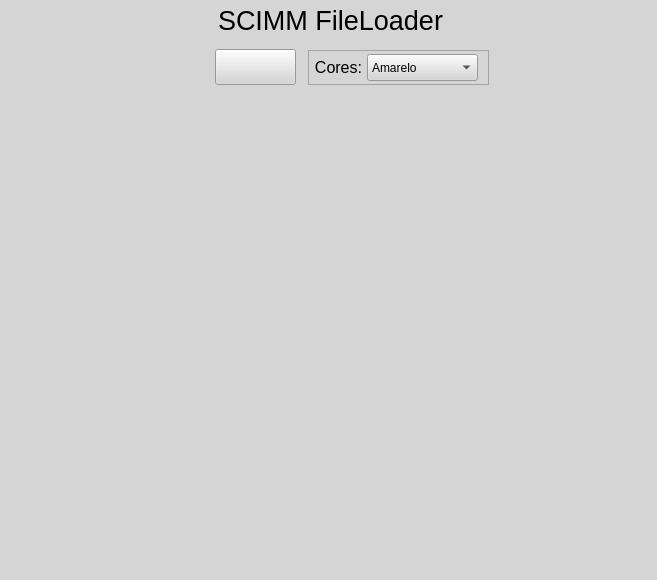
<?xml version="1.0" encoding="UTF-8"?>
<ui version="4.0">
 <class>JanelaPrincipal</class>
 <widget class="QMainWindow" name="JanelaPrincipal">
  <property name="windowModality">
   <enum>Qt::WindowModal</enum>
  </property>
  <property name="geometry">
   <rect>
    <x>0</x>
    <y>0</y>
    <width>657</width>
    <height>580</height>
   </rect>
  </property>
  <property name="windowTitle">
   <string>SCIMM</string>
  </property>
  <property name="layoutDirection">
   <enum>Qt::LeftToRight</enum>
  </property>
  <property name="autoFillBackground">
   <bool>false</bool>
  </property>
  <property name="styleSheet">
   <string notr="true">background-color: rgb(213, 213, 213);</string>
  </property>
  <property name="documentMode">
   <bool>true</bool>
  </property>
  <property name="tabShape">
   <enum>QTabWidget::Rounded</enum>
  </property>
  <property name="dockNestingEnabled">
   <bool>false</bool>
  </property>
  <widget class="QWidget" name="centralWidget">
   <widget class="QLabel" name="label_6">
    <property name="geometry">
     <rect>
      <x>0</x>
      <y>0</y>
      <width>661</width>
      <height>41</height>
     </rect>
    </property>
    <property name="font">
     <font>
      <pointsize>20</pointsize>
     </font>
    </property>
    <property name="text">
     <string>SCIMM FileLoader</string>
    </property>
    <property name="alignment">
     <set>Qt::AlignCenter</set>
    </property>
   </widget>
   <widget class="QPushButton" name="BT_ARQUIVO">
    <property name="enabled">
     <bool>true</bool>
    </property>
    <property name="geometry">
     <rect>
      <x>215</x>
      <y>49</y>
      <width>81</width>
      <height>36</height>
     </rect>
    </property>
    <property name="text">
     <string/>
    </property>
    <property name="icon">
     <iconset>
      <normaloff>salvar.png</normaloff>salvar.png</iconset>
    </property>
    <property name="iconSize">
     <size>
      <width>24</width>
      <height>24</height>
     </size>
    </property>
   </widget>
   <widget class="QLabel" name="IMAGEM">
    <property name="geometry">
     <rect>
      <x>10</x>
      <y>100</y>
      <width>641</width>
      <height>461</height>
     </rect>
    </property>
    <property name="autoFillBackground">
     <bool>false</bool>
    </property>
    <property name="text">
     <string/>
    </property>
   </widget>
   <widget class="QFrame" name="frame">
    <property name="geometry">
     <rect>
      <x>308</x>
      <y>50</y>
      <width>181</width>
      <height>35</height>
     </rect>
    </property>
    <property name="frameShape">
     <enum>QFrame::StyledPanel</enum>
    </property>
    <property name="frameShadow">
     <enum>QFrame::Raised</enum>
    </property>
    <widget class="QLabel" name="label_9">
     <property name="geometry">
      <rect>
       <x>6</x>
       <y>9</y>
       <width>49</width>
       <height>17</height>
      </rect>
     </property>
     <property name="font">
      <font>
       <pointsize>12</pointsize>
      </font>
     </property>
     <property name="text">
      <string>Cores:</string>
     </property>
     <property name="alignment">
      <set>Qt::AlignCenter</set>
     </property>
    </widget>
    <widget class="QComboBox" name="CB_CA_CORES">
     <property name="enabled">
      <bool>true</bool>
     </property>
     <property name="geometry">
      <rect>
       <x>59</x>
       <y>4</y>
       <width>111</width>
       <height>27</height>
      </rect>
     </property>
     <item>
      <property name="text">
       <string>Amarelo</string>
      </property>
     </item>
     <item>
      <property name="text">
       <string>Azul</string>
      </property>
     </item>
     <item>
      <property name="text">
       <string>Verde</string>
      </property>
     </item>
     <item>
      <property name="text">
       <string>Vermelho</string>
      </property>
     </item>
     <item>
      <property name="text">
       <string>Laranja</string>
      </property>
     </item>
     <item>
      <property name="text">
       <string>Rosa</string>
      </property>
     </item>
     <item>
      <property name="text">
       <string>Roxo</string>
      </property>
     </item>
    </widget>
   </widget>
  </widget>
  <action name="actionManual">
   <property name="text">
    <string>Manual</string>
   </property>
  </action>
  <action name="actionAutomatica">
   <property name="text">
    <string>Automatica</string>
   </property>
  </action>
  <action name="actionSobre">
   <property name="text">
    <string>Sobre</string>
   </property>
  </action>
 </widget>
 <layoutdefault spacing="6" margin="11"/>
 <resources/>
 <connections/>
</ui>
